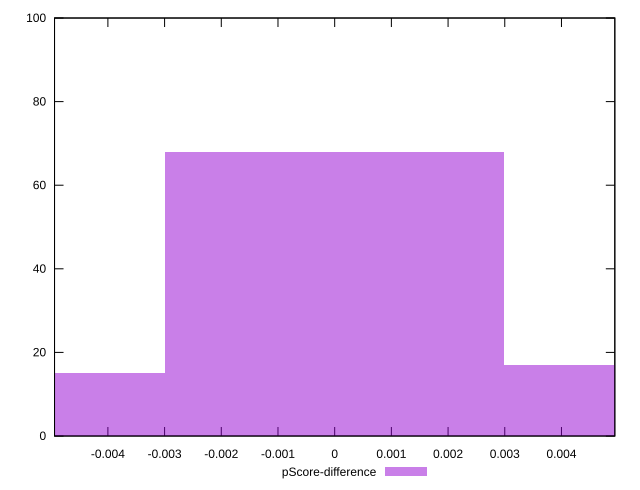

Source code (gnuplot):
reset

$pScoreDifference <<EOF
0.005969807699109683 17
0 68
-0.005969807699109683 15
EOF

set key outside below
set boxwidth 0.005969807699109683
set xrange [-0.004941176470588282:0.004941176470588227]
set yrange [0:100]
set trange [0:100]
set style fill transparent solid 0.5 noborder
set terminal svg size 640, 490 enhanced background rgb 'white'
set output "reprap/render-blocking-resources/samples/pages/pScore-difference/histogram.svg"

plot $pScoreDifference title "pScore-difference" with boxes

reset
